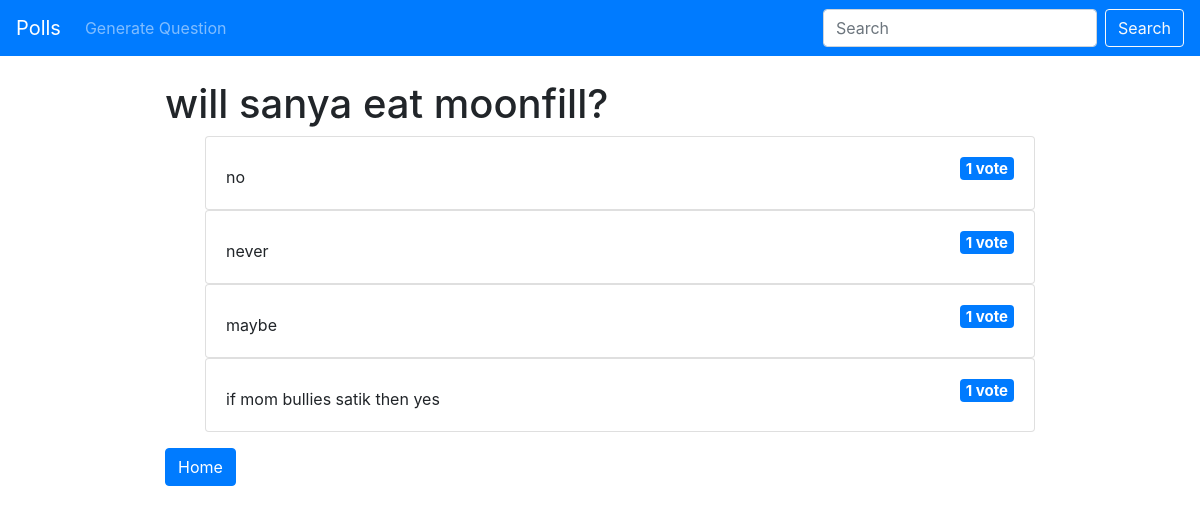
/polls/47/results/, run on the app's committed database.
### polls/models.py (models this page shows, shortened)
class Question(models.Model):
	question_text = models.CharField(max_length=200)
	pub_date = models.DateTimeField(auto_now_add=True)

class Choice(models.Model):
	question = models.ForeignKey(Question, on_delete=models.CASCADE)
	choice_text = models.CharField(max_length=200)
	votes = models.IntegerField(default=0)

### polls/views.py (the view)
# urls.py: path('<int:pk>/results/', views.ResultsView.as_view(), name='results'),
class ResultsView(generic.DetailView):
	model = Question
	template_name = 'polls/results.html'

### polls/templates/polls/results.html (shortened to what this page needs)
{% extends 'polls/base.html' %}
{% block content %}
<h1>{{ question.question_text }}</h1>
<ul>
	{% for choice in question.choice_set.all %}
	<div class="card">
  	<div class="card-body">
  	<h5><span class="badge badge-primary float-right">{{ choice.votes }} vote{{ choice.votes | pluralize }}</span></h5>
	{{ choice.choice_text }}
</div>
</div>
	{% endfor %}
</ul>
<a href="{% url 'polls:index' %}" class="btn btn-primary">Home</a>
{% endblock %}

### polls/static/css/polls.css (style rules this page uses)
.badge { text-align: right; }

### data on the page
Question: question_text "will sanya eat moonfill?"
Choice: votes "1", choice_text "no"
Choice: votes "1", choice_text "never"
Choice: votes "1", choice_text "maybe"
Choice: votes "1", choice_text "if mom bullies satik then yes"
